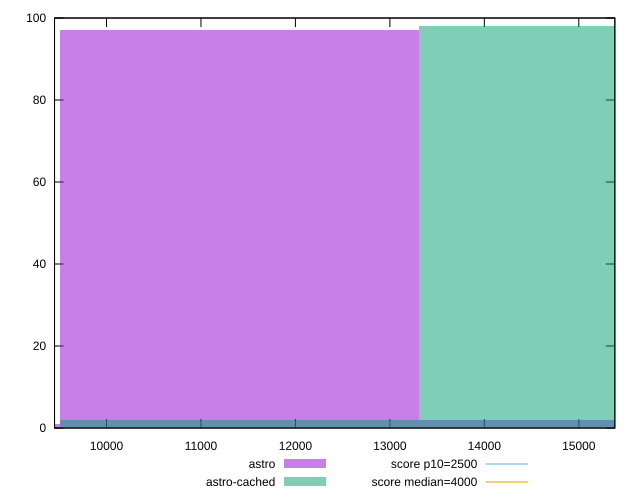

Generate this figure with gnuplot:
reset

$astro <<EOF
7606.39881185641 1
11409.598217784616 97
15212.79762371282 2
EOF

$astroCached <<EOF
11409.598217784616 2
15212.79762371282 98
EOF

set key outside below
set boxwidth 3803.199405928205
set xrange [9449.958999999999:15381.359]
set yrange [0:100]
set trange [0:100]
set style fill transparent solid 0.5 noborder

set parametric
set terminal svg size 640, 500 enhanced background rgb 'white'
set output "reports/report_00033_2021-03-01T14-23-16.841Z/largest-contentful-paint/comparison/histogram/0_vs_1.svg"

plot $astro title "astro" with boxes, \
     $astroCached title "astro-cached" with boxes, \
     2500,t title "score p10=2500", \
     4000,t title "score median=4000"

reset
